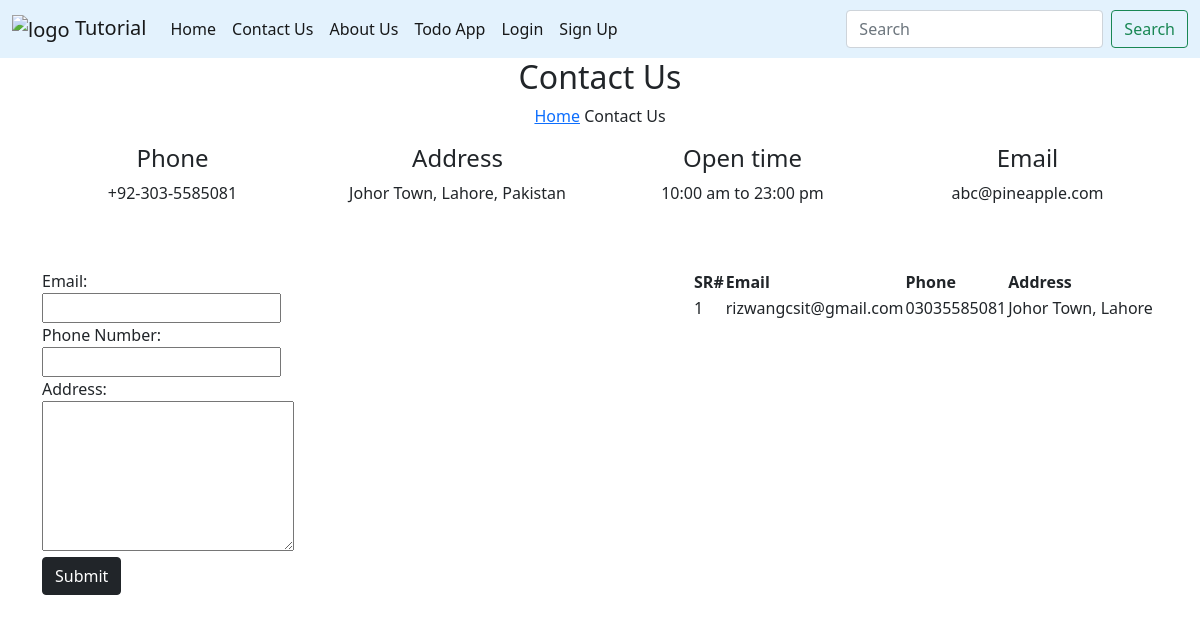
Page /contact/ on the earlier database version.
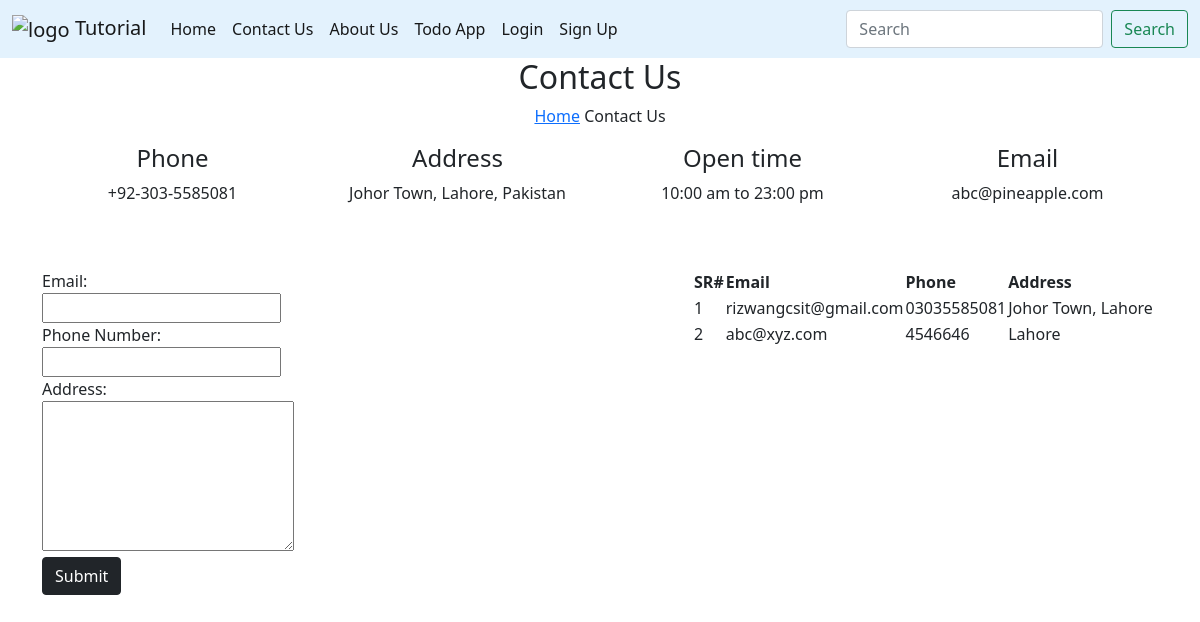
Same page on the later database version.
### tutorial/models.py (models this page shows, shortened)
class Contact(models.Model):
    email = models.EmailField(max_length=50)
    phone = models.CharField(max_length=15)
    address = models.TextField(max_length=300)

### tutorial/views.py (the view, shortened to what this page needs)
# urls.py: path('contact/', contact, name = 'contact-us'),
def contact(request):
    con = Contact.objects.all()
    return render(request, 'contact.html', {'contacts':con})

### tutorial/templates/contact.html (shortened to what this page needs)
{% extends 'base.html' %} {% load static %}  {% block content %}
<section
  class="breadcrumb-section set-bg"
  data-setbg=""
  style="background-image: url('app/img/breadcrumb.jpg')"
>
  <div class="container">
    <div class="row">
      <div class="col-lg-12 text-center">
        <div class="breadcrumb__text">
          <h2>Contact Us</h2>
          <div class="breadcrumb__option">
            <a href="{% url 'home' %}">Home</a>
            <span>Contact Us</span>
          </div>
        </div>
      </div>
    </div>
  </div>
</section>
<div class="container my-3">
  <div class="row">
    <div class="col-lg-3 col-md-3 col-sm-6 text-center">
      <div class="contact__widget">
        <h4>Phone</h4>
        <p>+92-303-5585081</p>
      </div>
    </div>
    <div class="col-lg-3 col-md-3 col-sm-6 text-center">
      <div class="contact__widget">
        <h4>Address</h4>
        <p>Johor Town, Lahore, Pakistan</p>
      </div>
    </div>
    <div class="col-lg-3 col-md-3 col-sm-6 text-center">
      <div class="contact__widget">
        <h4>Open time</h4>
        <p>10:00 am to 23:00 pm</p>
      </div>
    </div>
    <div class="col-lg-3 col-md-3 col-sm-6 text-center">
      <div class="contact__widget">
        <h4>Email</h4>
        <p>abc@pineapple.com</p>
      </div>
    </div>
  </div>
  <div class="my-5">
    <div class="col-lg-3 col-md-3 col-sm-6" style="float: left;">
      <form action="" method="post">
        {% csrf_token %} Email: <input type="email" name="email" required />
        <br />
        Phone Number: <input type="phone" name="phone" required />
        <br />
        Address: <textarea name="address" id="" cols="25" rows="6"></textarea>
        <br />
        <button type="submit" class="btn btn-dark">Submit</button>
      </form>
    </div>
    <div class="col-lg-5" style="float: right;">
      <table>
        <thead>
          <tr>
            <th>SR#</th>
            <th>Email</th>
            <th>Phone</th>
            <th>Address</th>
          </tr>
        </thead>
        <tbody>
          {% for contact in contacts %}
          <tr>
            <td>{{forloop.counter}}</td>
            <td>{{contact.email}}</td>
            <td>{{contact.phone}}</td>
            <td>{{contact.address}}</td>
          </tr>
          {% endfor %}
        </tbody>
      </table>
    </div>
  </div>
</div>
{% endblock content %}

Differences in the rows shown:
added Contact: email "abc@xyz.com", phone "4546646", address "Lahore"
